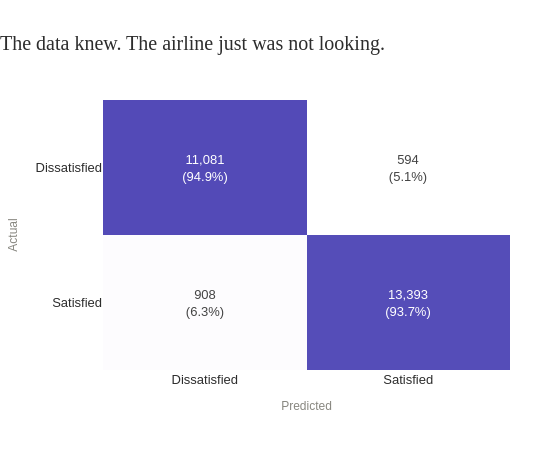

Source (notebook cell):
### Markdown cell above
## The Prediction Model - Can We See Dissatisfaction Coming?

The most useful thing a 94.2% accurate model can do is not look 
backwards. Anyone can explain why a passenger was unhappy after 
they have already left a one star review and moved to a competitor. 
The interesting question is whether the data available during or 
before a flight is enough to predict dissatisfaction before it 
happens — and whether an airline willing to act on that prediction 
could do something about it.

The answer, based on this model, is yes. Inflight entertainment 
ratings, ease of online booking scores, seat comfort feedback
these are all data points an airline collects in real time. A 
passenger giving inflight entertainment a two out of five halfway 
through a long haul flight is a passenger who is going to land 
dissatisfied. That is not a mystery. That is a data point with 
a 94.2% accurate consequence attached to it.

The chart below shows the model's confusion matrix — how often 
it got it right, and the specific cases where it didn't. The 
errors are as interesting as the accuracy.

### Code cell
# === CHART 5: THE PREDICTION MODEL ===

y_pred = rf.predict(X_test)

cm = confusion_matrix(y_test, y_pred)
cm_labels = ['Dissatisfied', 'Satisfied']

# === NORMALISE ===
cm_pct = cm / cm.sum(axis=1, keepdims=True) * 100

fig = go.Figure(data=go.Heatmap(
    z=cm_pct,
    x=cm_labels,
    y=cm_labels,
    colorscale=[
        [0.0, '#ffffff'],
        [1.0, '#534AB7']
    ],
    text=[[f"{cm[i][j]:,}<br>({cm_pct[i][j]:.1f}%)" 
           for j in range(2)] for i in range(2)],
    texttemplate="%{text}",
    textfont=dict(size=13, family='Arial'),
    hovertemplate=(
        "Actual: %{y}<br>"
        "Predicted: %{x}<br>"
        "Count: %{text}<extra></extra>"
    ),
    showscale=False
))

fig.update_layout(
    title=dict(
        text='The data knew. The airline just was not looking.', 
        font=dict(size=20, color='#2d2d2d', family='Arial Black'),
        x=0, pad=dict(b=20)
    ),
    xaxis=dict(
        title=dict(
            text='Predicted',
            font=dict(size=12, color='#888780')
        ),
        tickfont=dict(size=13, family='Arial')
    ),
    yaxis=dict(
        title=dict(
            text='Actual',
            font=dict(size=12, color='#888780')
        ),
        tickfont=dict(size=13, family='Arial'),
        autorange='reversed'
    ),
    plot_bgcolor='white',
    paper_bgcolor='white',
    height=450,
    width=550,
    margin=dict(l=100, r=40, t=100, b=80),
    font=dict(family='Arial', color='#2d2d2d'),
    hoverlabel=dict(
        bgcolor='grey',
        bordercolor='#f0f0f0',
        font=dict(size=12, family='Arial'),
        namelength=-1
    )
)

fig.write_html('charts/chart5_prediction_model.html')
fig.write_image('charts/chart5_prediction_model.png',
                width=700, height=450, scale=2)
fig.show()

print("Chart 5 saved.")
print("\nClassification Report:")
print(classification_report(y_test, y_pred, 
      target_names=['Dissatisfied', 'Satisfied']))

### Figure 1 — Plotly figure (JSON) as saved in the notebook; plotly's stock layout.template omitted (floating-point values rounded to 4 significant figures)
{"data": [{"colorscale": [[0, "#ffffff"], [1, "#534AB7"]], "hovertemplate": "Actual: %{y}<br>Predicted: %{x}<br>Count: %{text}<extra></extra>", "showscale": false, "text": [["11,081<br>(94.9%)", "594<br>(5.1%)"], ["908<br>(6.3%)", "13,393<br>(93.7%)"]], "textfont": {"family": "Arial", "size": 13}, "texttemplate": "%{text}", "type": "heatmap", "x": ["Dissatisfied", "Satisfied"], "y": ["Dissatisfied", "Satisfied"], "z": [[94.91, 5.088], [6.349, 93.65]]}], "layout": {"font": {"color": "#2d2d2d", "family": "Arial"}, "height": 450, "hoverlabel": {"bgcolor": "grey", "bordercolor": "#f0f0f0", "font": {"family": "Arial", "size": 12}, "namelength": -1}, "margin": {"b": 80, "l": 100, "r": 40, "t": 100}, "paper_bgcolor": "white", "plot_bgcolor": "white", "title": {"font": {"color": "#2d2d2d", "family": "Arial Black", "size": 20}, "pad": {"b": 20}, "text": "The data knew. The airline just was not looking.", "x": 0}, "width": 550, "xaxis": {"tickfont": {"family": "Arial", "size": 13}, "title": {"font": {"color": "#888780", "size": 12}, "text": "Predicted"}}, "yaxis": {"autorange": "reversed", "tickfont": {"family": "Arial", "size": 13}, "title": {"font": {"color": "#888780", "size": 12}, "text": "Actual"}}}}
